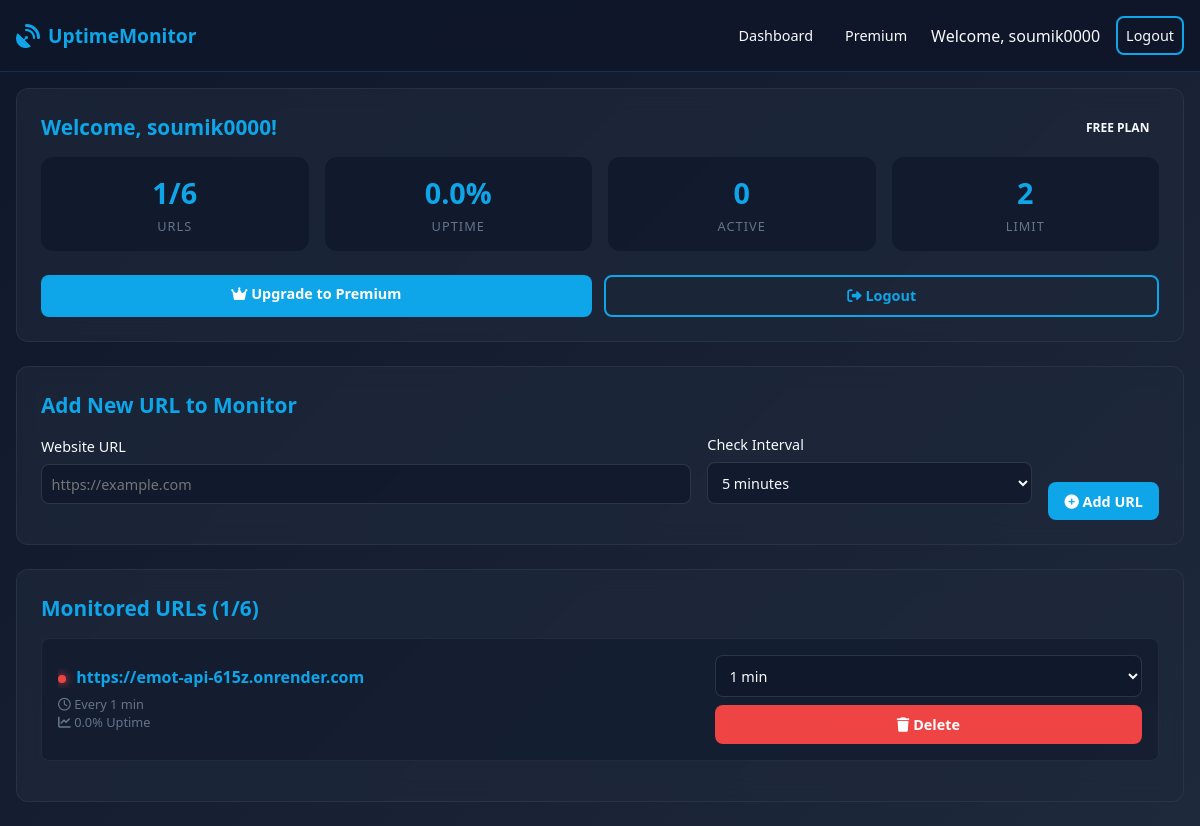
Page /dashboard (signed in) on the committed database.
### app.py (models this page shows)
class User(db.Model):
    id = db.Column(db.Integer, primary_key=True)
    username = db.Column(db.String(80), unique=True, nullable=False)
    email = db.Column(db.String(120), unique=True, nullable=False)
    password = db.Column(db.String(200), nullable=False)
    is_premium = db.Column(db.Boolean, default=False)
    max_urls = db.Column(db.Integer, default=2)
    created_at = db.Column(db.DateTime, default=datetime.utcnow)
    urls = db.relationship('URL', backref='user', lazy=True)

class URL(db.Model):
    id = db.Column(db.Integer, primary_key=True)
    url = db.Column(db.String(500), nullable=False)
    interval = db.Column(db.Integer, nullable=False)  # in minutes
    last_checked = db.Column(db.DateTime)
    is_active = db.Column(db.Boolean, default=True)
    user_id = db.Column(db.Integer, db.ForeignKey('user.id'), nullable=False)
    created_at = db.Column(db.DateTime, default=datetime.utcnow)

### app.py (the view)
@app.route('/dashboard')
@login_required
def dashboard():
    user_id = session['user_id']
    user = User.query.get(user_id)
    urls = URL.query.filter_by(user_id=user_id).all()
    url_stats = []
    for url in urls:
        logs = MonitorLog.query.filter_by(url_id=url.id).order_by(MonitorLog.checked_at.desc()).limit(100).all()
        if logs:
            success_count = sum(1 for log in logs if log.success)
            uptime_percentage = (success_count / len(logs)) * 100
        else:
            uptime_percentage = 0
        url_stats.append({
            'url': url,
            'uptime': uptime_percentage,
            'last_checked': url.last_checked
        })
    return render_template('dashboard.html',
                         user=user,
                         urls=url_stats,
                         max_urls=session['max_urls'])

### app.py (called while the page is built)
def login_required(f):
    @wraps(f)
    def decorated_function(*args, **kwargs):
        if 'user_id' not in session:
            return redirect(url_for('login'))
        return f(*args, **kwargs)
    return decorated_function

### templates/dashboard.html (shortened to what this page needs)
{% extends "base.html" %}
{% block content %}
<div class="container">
    <div class="card">
        <div class="card-header">
            <h2 class="card-title">Welcome, {{ user.username }}!</h2>
            <div class="user-status">
                {% if user.is_premium %}
                    <span class="badge badge-premium">PREMIUM USER</span>
                {% else %}
                    <span class="badge">FREE PLAN</span>
                {% endif %}
            </div>
        </div>
        <div class="stats-grid">
            <div class="stat-card">
                <div class="stat-value">{{ urls|length }}/{{ max_urls }}</div>
                <div class="stat-label">URLs</div>
            </div>
            <div class="stat-card">
                <div class="stat-value">
                    {% if urls %}
                        {{ "%.1f"|format(urls|map(attribute='uptime')|sum / urls|length) }}%
                    {% else %}
                        0%
                    {% endif %}
                </div>
                <div class="stat-label">Uptime</div>
            </div>
            <div class="stat-card">
                <div class="stat-value">
                    {% set active = urls|selectattr('url.is_active')|list|length %}
                    {{ active }}
                </div>
                <div class="stat-label">Active</div>
            </div>
            <div class="stat-card">
                <div class="stat-value">
                    {% if user.is_premium %}
                        <i class="fas fa-infinity"></i>
                    {% else %}
                        2
                    {% endif %}
                </div>
                <div class="stat-label">Limit</div>
            </div>
        </div>
        <div class="action-buttons">
            {% if not user.is_premium %}
                <a href="{{ url_for('premium') }}" class="btn btn-primary">
                    <i class="fas fa-crown"></i> Upgrade to Premium
                </a>
            {% endif %}
            <a href="{{ url_for('logout') }}" class="btn btn-outline">
                <i class="fas fa-sign-out-alt"></i> Logout
            </a>
        </div>
    </div>
    <div class="card">
        <div class="card-header">
            <h2 class="card-title">Add New URL to Monitor</h2>
        </div>
        <form id="addUrlForm">
            <div class="form-group">
                <label class="form-label">Website URL</label>
                <input type="url" id="url" class="form-control" placeholder="https://example.com" required>
            </div>
            <div class="form-group">
                <label class="form-label">Check Interval</label>
                <select id="interval" class="form-select">
                    <option value="5" selected>5 minutes</option>
                </select>
            </div>
            <button type="submit" class="btn btn-primary" style="width: 100%;">
                <i class="fas fa-plus-circle"></i> Add URL
            </button>
        </form>
    </div>
    <div class="card">
        <div class="card-header">
            <h2 class="card-title">Monitored URLs ({{ urls|length }}/{{ max_urls }})</h2>
        </div>
        {% if urls %}
            <div id="urlList">
                {% for item in urls %}
                <div class="url-item" id="url-{{ item.url.id }}">
                    <div class="url-info">
                        <h4 class="text-truncate">
                            <span class="uptime-indicator {% if item.uptime > 95 %}uptime-up{% else %}uptime-down{% endif %}"></span>
                            {{ item.url.url }}
                        </h4>
                        <p>
                            <i class="far fa-clock"></i> Every {{ item.url.interval }} min
                        </p>
                        <p>
                            <i class="fas fa-chart-line"></i> {{ "%.1f"|format(item.uptime) }}% Uptime
                        </p>
                    </div>
                    <div class="url-actions">
                        <div class="form-group">
                            <select class="form-select update-interval" data-id="{{ item.url.id }}">
                                <option value="1" {% if item.url.interval == 1 %}selected{% endif %}>1 min</option>
                            </select>
                        </div>
                        <button class="btn btn-danger delete-url" data-id="{{ item.url.id }}" style="width: 100%;">
                            <i class="fas fa-trash"></i> Delete
                        </button>
                    </div>
                </div>
                {% endfor %}
            </div>
        {% else %}
            <div style="text-align: center; padding: 2rem; color: var(--gray);">
                <i class="fas fa-globe" style="font-size: 2.5rem; margin-bottom: 1rem; color: var(--primary);"></i>
                <h3 style="margin-bottom: 0.5rem;">No URLs Monitored</h3>
                <p>Add your first website URL to start monitoring</p>
            </div>
        {% endif %}
    </div>
</div>
{% endblock %}

### templates/base.html (shortened to what this page needs)
<!DOCTYPE html>
<html lang="en">
<head>
    <link rel="stylesheet" href="{{ url_for('static', filename='css/style.css') }}">
    <link rel="stylesheet" href="https://cdnjs.cloudflare.com/ajax/libs/font-awesome/6.0.0/css/all.min.css">
</head>
<body>
    <nav class="navbar">
        <div class="nav-container">
            <div class="logo">
                <i class="fas fa-satellite-dish"></i>
                <span>UptimeMonitor</span>
            </div>
            <div class="nav-links">
                {% if session.user_id is defined %}
                    <a href="{{ url_for('dashboard') }}">Dashboard</a>
                    {% if session.username == 'admin' %}
                        <a href="{{ url_for('admin_dashboard') }}">Admin</a>
                    {% else %}
                        <a href="{{ url_for('premium') }}">Premium</a>
                    {% endif %}
                    <span>Welcome, {{ session.username }}</span>
                    <a href="{{ url_for('logout') }}" class="btn btn-outline">Logout</a>
                {% else %}
                    <a href="{{ url_for('index') }}">Home</a>
                    <a href="{{ url_for('login') }}" class="btn btn-outline">Login</a>
                    <a href="{{ url_for('register') }}" class="btn btn-primary">Register</a>
                {% endif %}
            </div>
        </div>
    </nav>
    {% block content %}{% endblock %}
</body>
</html>

### rows in the picture
User: username "soumik0000"
URL: is_active False (drawn), url "https://emot-api-615z.onrender.com", url.interval "1", interval+id "1 min"

### other values in the picture
{{ urls|length }} "1"
{{ max_urls }} "6"
{{ "%.1f"|format(urls|map(attribute='uptime')|sum / urls|length) }} "0.0"
{{ active }} "0"
{{ "%.1f"|format(item.uptime) }} "0.0"
